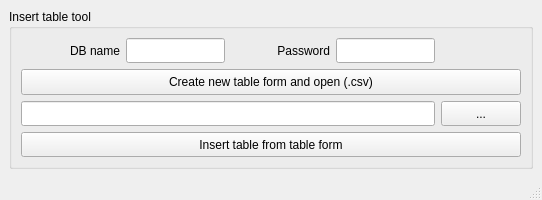
<?xml version="1.0" encoding="UTF-8"?>
<ui version="4.0">
 <class>MainWindow</class>
 <widget class="QMainWindow" name="MainWindow">
  <property name="geometry">
   <rect>
    <x>0</x>
    <y>0</y>
    <width>542</width>
    <height>200</height>
   </rect>
  </property>
  <property name="cursor">
   <cursorShape>ArrowCursor</cursorShape>
  </property>
  <property name="windowTitle">
   <string>MainWindow</string>
  </property>
  <widget class="QWidget" name="centralwidget">
   <layout class="QGridLayout" name="gridLayout">
    <item row="0" column="0">
     <widget class="QGroupBox" name="group_box_insert_table_tool">
      <property name="title">
       <string>Insert table tool</string>
      </property>
      <layout class="QGridLayout" name="gridLayout_3">
       <item row="0" column="0">
        <layout class="QGridLayout" name="grid_layout_insert_table_tool" columnstretch="5,5,5,5,4" columnminimumwidth="0,0,0,0,0">
         <item row="1" column="0">
          <widget class="QLabel" name="label_db_name">
           <property name="sizePolicy">
            <sizepolicy hsizetype="Minimum" vsizetype="Minimum">
             <horstretch>0</horstretch>
             <verstretch>0</verstretch>
            </sizepolicy>
           </property>
           <property name="text">
            <string>DB name</string>
           </property>
           <property name="alignment">
            <set>Qt::AlignRight|Qt::AlignTrailing|Qt::AlignVCenter</set>
           </property>
          </widget>
         </item>
         <item row="1" column="1">
          <widget class="QLineEdit" name="line_edit_db_name">
           <property name="sizePolicy">
            <sizepolicy hsizetype="Expanding" vsizetype="Minimum">
             <horstretch>0</horstretch>
             <verstretch>0</verstretch>
            </sizepolicy>
           </property>
          </widget>
         </item>
         <item row="1" column="3">
          <widget class="QLineEdit" name="line_edit_password">
           <property name="sizePolicy">
            <sizepolicy hsizetype="Expanding" vsizetype="Minimum">
             <horstretch>0</horstretch>
             <verstretch>0</verstretch>
            </sizepolicy>
           </property>
           <property name="font">
            <font>
             <pointsize>9</pointsize>
            </font>
           </property>
           <property name="echoMode">
            <enum>QLineEdit::Password</enum>
           </property>
           <property name="clearButtonEnabled">
            <bool>false</bool>
           </property>
          </widget>
         </item>
         <item row="1" column="2">
          <widget class="QLabel" name="label_password">
           <property name="text">
            <string>Password</string>
           </property>
           <property name="alignment">
            <set>Qt::AlignRight|Qt::AlignTrailing|Qt::AlignVCenter</set>
           </property>
          </widget>
         </item>
         <item row="1" column="4">
          <spacer name="horizontalSpacer">
           <property name="orientation">
            <enum>Qt::Horizontal</enum>
           </property>
           <property name="sizeHint" stdset="0">
            <size>
             <width>40</width>
             <height>20</height>
            </size>
           </property>
          </spacer>
         </item>
         <item row="3" column="4">
          <widget class="QPushButton" name="push_button_open_table_form">
           <property name="sizePolicy">
            <sizepolicy hsizetype="Minimum" vsizetype="Minimum">
             <horstretch>0</horstretch>
             <verstretch>0</verstretch>
            </sizepolicy>
           </property>
           <property name="text">
            <string>...</string>
           </property>
          </widget>
         </item>
         <item row="3" column="0" colspan="4">
          <widget class="QLineEdit" name="line_edit_table_form_dir">
           <property name="sizePolicy">
            <sizepolicy hsizetype="Minimum" vsizetype="Minimum">
             <horstretch>0</horstretch>
             <verstretch>0</verstretch>
            </sizepolicy>
           </property>
           <property name="readOnly">
            <bool>true</bool>
           </property>
          </widget>
         </item>
         <item row="2" column="0" colspan="5">
          <widget class="QPushButton" name="push_button_create_table_form_and_open">
           <property name="sizePolicy">
            <sizepolicy hsizetype="Minimum" vsizetype="Minimum">
             <horstretch>0</horstretch>
             <verstretch>0</verstretch>
            </sizepolicy>
           </property>
           <property name="text">
            <string>Create new table form and open (.csv)</string>
           </property>
          </widget>
         </item>
         <item row="4" column="0" colspan="5">
          <widget class="QPushButton" name="push_button_insert_table_from_table_form">
           <property name="sizePolicy">
            <sizepolicy hsizetype="Minimum" vsizetype="Minimum">
             <horstretch>0</horstretch>
             <verstretch>0</verstretch>
            </sizepolicy>
           </property>
           <property name="text">
            <string>Insert table from table form</string>
           </property>
          </widget>
         </item>
        </layout>
       </item>
      </layout>
     </widget>
    </item>
   </layout>
  </widget>
  <widget class="QMenuBar" name="menubar">
   <property name="geometry">
    <rect>
     <x>0</x>
     <y>0</y>
     <width>542</width>
     <height>21</height>
    </rect>
   </property>
  </widget>
  <widget class="QStatusBar" name="statusbar"/>
 </widget>
 <resources/>
 <connections/>
</ui>
